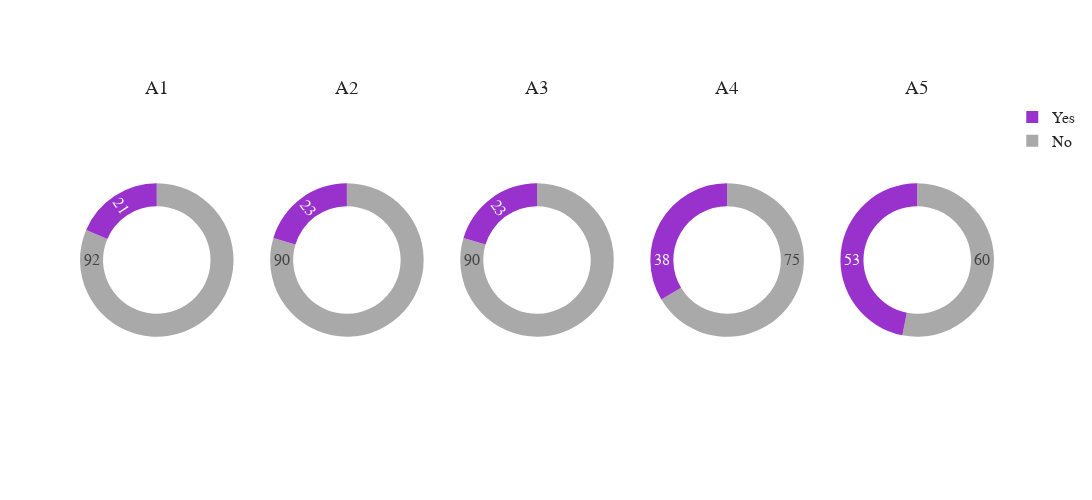

The notebook cell this image was saved under:
### Code cell
## Plot proportion of first licks at reward ports
first_licks = {'day': [], 'success': [], 'failure': []}
ct_df['lick_bool'] = ct_df['lick_bool'].astype(bool)
for day in ct_df['day'].unique():
    day_data = ct_df[ct_df['day'] == day].reset_index(drop=True)
    first_licks['day'].append(day)
    first_licks['success'].append(np.sum(day_data['lick_bool']))
    first_licks['failure'].append(day_data.shape[0] - np.sum(day_data['lick_bool']))
first_lick_df = pd.DataFrame(first_licks)

labels = ['Yes', 'No']
fig = pf.custom_graph_template(x_title='', y_title='', rows=1, columns=5, width=1400, font_size=16, titles=session_list,
                               specs=[[{'type':'domain'}, {'type':'domain'}, {'type':'domain'}, {'type':'domain'}, {'type':'domain'}]])
for day in ct_df['day'].unique():
    pdata = first_lick_df[['success', 'failure']][first_lick_df['day'] == day]

    fig.add_trace(go.Pie(labels=labels, values=pdata.values[0], hole=0.7, marker=dict(colors=['darkorchid', 'darkgrey']),
                         insidetextorientation='radial', textinfo='value'), row=1, col=day)
fig.update_layout(legend_traceorder="reversed")
fig.show()

### Figure 1 — Plotly figure (JSON) as saved in the notebook; plotly's stock layout.template omitted (floating-point values rounded to 4 significant figures)
{"data": [{"domain": {"x": [0, 0.168], "y": [0, 1]}, "hole": 0.7, "insidetextorientation": "radial", "labels": ["Yes", "No"], "marker": {"colors": ["darkorchid", "darkgrey"]}, "textinfo": "value", "type": "pie", "values": [21, 92]}, {"domain": {"x": [0.208, 0.376], "y": [0, 1]}, "hole": 0.7, "insidetextorientation": "radial", "labels": ["Yes", "No"], "marker": {"colors": ["darkorchid", "darkgrey"]}, "textinfo": "value", "type": "pie", "values": [23, 90]}, {"domain": {"x": [0.416, 0.584], "y": [0, 1]}, "hole": 0.7, "insidetextorientation": "radial", "labels": ["Yes", "No"], "marker": {"colors": ["darkorchid", "darkgrey"]}, "textinfo": "value", "type": "pie", "values": [23, 90]}, {"domain": {"x": [0.624, 0.792], "y": [0, 1]}, "hole": 0.7, "insidetextorientation": "radial", "labels": ["Yes", "No"], "marker": {"colors": ["darkorchid", "darkgrey"]}, "textinfo": "value", "type": "pie", "values": [38, 75]}, {"domain": {"x": [0.832, 1], "y": [0, 1]}, "hole": 0.7, "insidetextorientation": "radial", "labels": ["Yes", "No"], "marker": {"colors": ["darkorchid", "darkgrey"]}, "textinfo": "value", "type": "pie", "values": [53, 60]}], "layout": {"annotations": [{"font": {"size": 19}, "showarrow": false, "text": "A1", "x": 0.084, "xanchor": "center", "xref": "paper", "y": 1, "yanchor": "bottom", "yref": "paper"}, {"font": {"size": 19}, "showarrow": false, "text": "A2", "x": 0.292, "xanchor": "center", "xref": "paper", "y": 1, "yanchor": "bottom", "yref": "paper"}, {"font": {"size": 19}, "showarrow": false, "text": "A3", "x": 0.5, "xanchor": "center", "xref": "paper", "y": 1, "yanchor": "bottom", "yref": "paper"}, {"font": {"size": 19}, "showarrow": false, "text": "A4", "x": 0.708, "xanchor": "center", "xref": "paper", "y": 1, "yanchor": "bottom", "yref": "paper"}, {"font": {"size": 19}, "showarrow": false, "text": "A5", "x": 0.916, "xanchor": "center", "xref": "paper", "y": 1, "yanchor": "bottom", "yref": "paper"}], "font": {"family": "Arial", "size": 16}, "height": 500, "legend": {"traceorder": "reversed"}, "title": {"x": 0.5, "xanchor": "center", "y": 0.9, "yanchor": "top"}, "width": 1400, "xaxis": {"linewidth": 1.5, "title": {"text": ""}}, "yaxis": {"linewidth": 1.5, "title": {"text": ""}}}}
